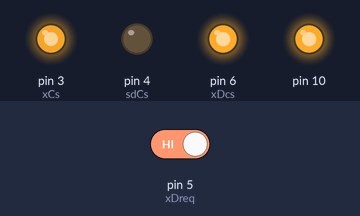
A sketch run on a simulated Arduino Uno, built with avr-gcc and run on an emulated ATmega328P. Parts: output pins drawn as LEDs (lit = HIGH). The inputs (shaded band) are chosen by the test bench; at power-on: pin 5 (xDreq) HIGH. Pins used as bus, display or sensor lines are not drawn; what the sketch prints to the serial monitor is not drawn.

Above: at 1.4 s.
1.5 s: pin 5 (xDreq) driven LOW
At 2.6 s:
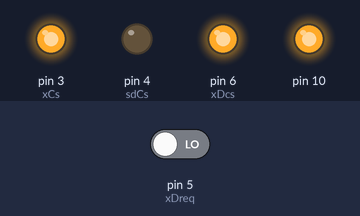
3.0 s: pin 5 (xDreq) driven HIGH
At 3.8 s:
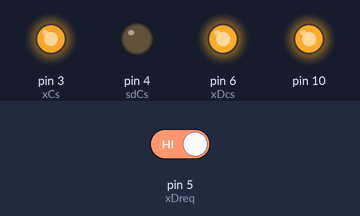
Timing chart, 0 to 6.0 s (numbered marks = the images above; inputs shaded):
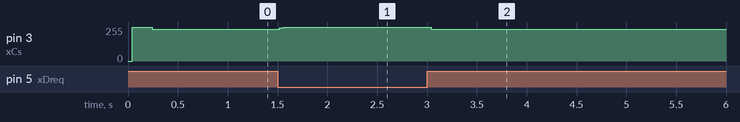

Measured:
- after the input at 1.5 s, pin 3 (xCs): 238/255 → 255/255 at once
- after the input at 3.0 s, pin 3 (xCs): 255/255 → 239/255 at once

The sketch:

VS1003_SD.ino
```cpp
#include <SPI.h>
#include <SD.h>


// Size of the "wav" file set to 100*512 bytes including the header files
const unsigned char RIFFHeader0fn[] = {
    'R' , 'I' , 'F' , 'F' , // Chunk ID (RIFF)
    0xF8, 0xC7, 0x00, 0x00, // Chunk payload size (calculate after rec!)
    'W' , 'A' , 'V' , 'E' , // RIFF resource format type

    'f' , 'm' , 't' , ' ' , // Chunk ID (fmt )
    0x14, 0x00, 0x00, 0x00, // Chunk payload size (0x14 = 20 bytes)
    0x11, 0x00,             // Format Tag (IMA ADPCM)
    0x01, 0x00,             // Channels (1)
    0x40, 0x1f, 0x00, 0x00, // Sample Rate, 0x3e80 = 16.0kHz
    0x75, 0x12, 0x00, 0x00, // Average Bytes Per Second
    0x00, 0x01,             // Data Block Size (256 bytes)
    0x04, 0x00,             // ADPCM encoded bits per sample (4 bits)
    0x02, 0x00,             // Extra data (2 bytes)
    0xf9, 0x01,             // Samples per Block (505 samples)

    'f' , 'a' , 'c' , 't' , // Chunk ID (fact)
    0xc8, 0x01, 0x00, 0x00, // Chunk payload size (456 bytes (zeropad!))
    0x96, 0x86, 0x01, 0x00  // Number of Samples (calculate after rec!)
};

const unsigned char RIFFHeader504fn[] = {
    'd' , 'a' , 't' , 'a' , // Chunk ID (data)
    0x00, 0xC6, 0x00, 0x00, // Chunk payload size (calculate after rec!)
};


// VS1003
SPIClass mySPI;
// VS1003 SCI Write Command byte is 0x02
#define VS_WRITE_COMMAND 0x02
// VS1003 SCI Read COmmand byte is 0x03
#define VS_READ_COMMAND  0x03
// VS1003 PINS
const int xCs = 3; // SCI S PIN PORT SELECTOR ACTIVE LOW
const int xDcs = 6;
const int xDreq = 5;
const int xReset = 7;
// SCI Registers
const uint8_t SCI_MODE = 0x0;
const uint8_t SCI_STATUS = 0x1;
const uint8_t SCI_BASS = 0x2;
const uint8_t SCI_CLOCKF = 0x3;
const uint8_t SCI_DECODE_TIME = 0x4;
const uint8_t SCI_AUDATA = 0x5;
const uint8_t SCI_WRAM = 0x6;
const uint8_t SCI_WRAMADDR = 0x7;
const uint8_t SCI_HDAT0 = 0x8;
const uint8_t SCI_HDAT1 = 0x9;
const uint8_t SCI_AIADDR = 0xa;
const uint8_t SCI_VOL = 0xb;
const uint8_t SCI_AICTRL0 = 0xc;
const uint8_t SCI_AICTRL1 = 0xd;
const uint8_t SCI_AICTRL2 = 0xe;
const uint8_t SCI_AICTRL3 = 0xf;
const uint8_t SCI_num_registers = 0xf;
// SCI_MODE bits
const uint8_t SM_DIFF = 0;
const uint8_t SM_LAYER12 = 1;
const uint8_t SM_RESET = 2;
const uint8_t SM_OUTOFWAV = 3;
const uint8_t SM_EARSPEAKER_LO = 4;
const uint8_t SM_TESTS = 5;
const uint8_t SM_STREAM = 6;
const uint8_t SM_EARSPEAKER_HI = 7;
const uint8_t SM_DACT = 8;
const uint8_t SM_SDIORD = 9;
const uint8_t SM_SDISHARE = 10;
const uint8_t SM_SDINEW = 11;
const uint8_t SM_ADPCM = 12;
const uint8_t SM_ADCPM_HP = 13;
const uint8_t SM_LINE_IN = 14;

uint16_t t, w;
bool recordModeOn;

int iCount = 0;
long int loopCount = 0;

// SD
const int sdCs = 4;
char fileName[] = "wavFile6.WAV";
File myFile;
byte data[4];
unsigned char db[512];


// Functions Declerations
void control_mode_on(void);
void await_data_request(void);
void control_mode_off(void);
uint16_t vs1003_read(uint8_t _reg);
void vs1003_write(uint8_t _reg, uint16_t _value);
void data_mode_on(void);
void data_mode_off(void);
void setVolume(uint8_t vol);
void recording();
void updateAndCloseAudioFile();


void setup() {
  // Serial Begin
  Serial.begin(115200);
  // Keep the chip in reset until we are ready
  pinMode(xReset, OUTPUT);
  pinMode(xCs, OUTPUT);
  pinMode(xDcs, OUTPUT);
  pinMode(xDreq, INPUT);
  pinMode(sdCs, OUTPUT);
  digitalWrite(xReset, LOW);
  digitalWrite(xCs, HIGH);
  digitalWrite(xDcs, HIGH);
  digitalWrite(xReset, HIGH);
  /*
  // SD Setup
  digitalWrite(sdCs, HIGH);
  while(!SD.begin(sdCs)) {
    Serial.println("SD initialization failed..");
  }
  Serial.println("SD initialization successfull..");
  if(SD.exists(fileName)) {
    SD.remove(fileName); // Remove the file if exists
  }
  (myFile = SD.open(fileName, FILE_WRITE)) ? Serial.println("SD opening successfull") : Serial.println("SD opening failed");
  myFile.write(RIFFHeader0fn, sizeof(RIFFHeader0fn));
  // Write '0' (0x30) from address 51 to 503
  for (int i = 0; i<452; i++) {
    myFile.write('0');
  }
  // Write second RIFF header from 504 to 511
  myFile.write(RIFFHeader504fn, sizeof(RIFFHeader504fn));
  */
  // Initiate SPI
  mySPI.begin();
  mySPI.beginTransaction(SPISettings(250000, MSBFIRST, SPI_MODE0));
  vs1003_write(SCI_VOL, 0x0000);
  vs1003_write(SCI_BASS, 0);
  vs1003_write(SCI_CLOCKF, 0x4430);
  vs1003_write(SCI_AICTRL0, 12);
  delay(100);
  vs1003_write(SCI_AICTRL1, 200);
  delay(100);
  vs1003_write(SCI_MODE, 0x1804);
  mySPI.endTransaction();

}


void loop() {

  recording();

}


void control_mode_on(void) {
  digitalWrite(xDcs, HIGH);
  digitalWrite(xCs,LOW);
}

void await_data_request(void) {
  while (!digitalRead(xDreq));
}

void control_mode_off(void) {
  digitalWrite(xCs, HIGH);
}

void data_mode_on(void) {
  digitalWrite(xCs, HIGH);
  digitalWrite(xDcs, LOW);
}

void data_mode_off(void) {
  digitalWrite(xDcs, HIGH);
}

void setVolume(uint8_t vol) {
  uint16_t value = vol;
  value <<= 8;
  value |= vol;
  vs1003_write(SCI_VOL, value); // VOL
}

uint16_t vs1003_read(uint8_t _reg) {
  while(!digitalRead(xDreq));
  digitalWrite(xCs, LOW);
  mySPI.transfer(VS_READ_COMMAND);
  mySPI.transfer(_reg);
  unsigned char response1 = mySPI.transfer(0xFF);
  unsigned char response2 = mySPI.transfer(0xFF);
  digitalWrite(xCs, HIGH);
  unsigned int res = ((unsigned int)response1 << 8) | ((unsigned int)response2 & 0xff);
  Serial.println("Response1: " + String(response1) + "  Response2: " + String(response2));
  return res;
}

void vs1003_write(uint8_t _reg, uint16_t _value) {
  control_mode_on();
  delayMicroseconds(1); // tXCSS
  mySPI.transfer(VS_WRITE_COMMAND); // Write operation
  mySPI.transfer(_reg); // Which register
  mySPI.transfer(_value >> 8); // Send hi byte
  mySPI.transfer(_value & 0xff); // Send lo byte
  delayMicroseconds(1); // tXCSH
  await_data_request();
  control_mode_off();
}


void recording() {
  mySPI.beginTransaction(SPISettings(250000, MSBFIRST, SPI_MODE0));
  t = vs1003_read(SCI_HDAT1);
  while(t >= 256 && t < 896) {
    for(int i=0; i<512; i=i+2) {
      w = vs1003_read(SCI_HDAT0);
      db[i] = w >> 8;
      db[i+1] = w & 0xFF;
    }
    mySPI.endTransaction();
    //myFile.write(db, sizeof(db));
    t-=256;
  }
}


/*
void updateAndCloseAudioFile() {
  Serial.println(myFile.size());
  myFile.close();
  Serial.println("Recording off...");
  Serial.println("Closed the Audio file...");
  if(!(myFile = SD.open(fileName, O_WRITE))) {
    Serial.println("Failed to open record file in O_WRITE mode");
  }
  unsigned long int paySize1 = myFile.size() - 8;
  unsigned long int numSamp = ((myFile.size() - 512) / 256) * 505;
  unsigned long int paySize2 = myFile.size() - 512;
  data[3] = paySize1 >> 24; // shift it over so only last byte exists
  data[2] = paySize1 >> 16;
  data[1] = paySize1 >> 8;
  data[0] = paySize1;
  //    Update "RIFF" header chunk at byte 4
  myFile.seek(4);
  myFile.write(data, sizeof(data));
  data[3] = numSamp >> 24;  // shift it over so only last byte exists
  data[2] = numSamp >> 16;
  data[1] = numSamp >> 8;
  data[0] = numSamp;
  //    Update "FACT" header chunk at byte 48
  myFile.seek(48);
  myFile.write(data, sizeof(data));
  data[3] = paySize2 >> 24; // shift it over so only last byte exists
  data[2] = paySize2 >> 16;
  data[1] = paySize2 >> 8;
  data[0] = paySize2;
  //    Update "DATA" header chunk at byte 508
  myFile.seek(508);
  myFile.write(data, sizeof(data));
  Serial.println(myFile.size());
  myFile.close();
}
*/
```
